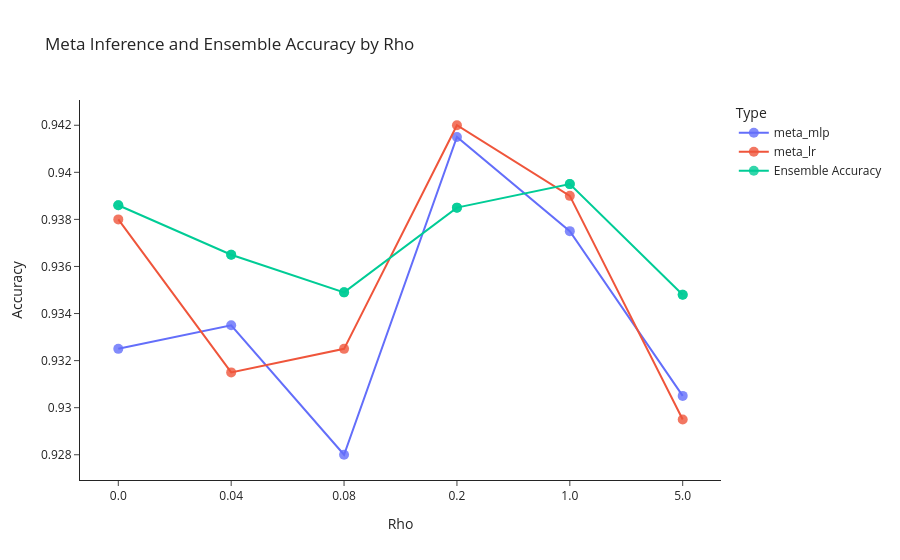

Notebook code for this chart:
### Code cell
# Convert 'tags.rho' to str for categorical axis
plot_df = plot_df.with_columns(
    pl.col("tags.rho").cast(pl.Utf8)
)

fig = px.line(
    plot_df,
    x="tags.rho",  # Now categorical
    y="accuracy",
    color="line_type",
    markers=True,
    title="Meta Inference and Ensemble Accuracy by Rho",
    labels={
        "tags.rho": "Rho",
        "accuracy": "Accuracy",
        "line_type": "Type",
    },
)
fig.update_traces(marker=dict(size=10, opacity=0.8))
fig.update_layout(template="simple_white", xaxis_type="category")
fig.show()

### Figure 1 — Plotly figure (JSON) as saved in the notebook; plotly's stock layout.template omitted (floating-point values rounded to 4 significant figures)
{"data": [{"hovertemplate": "Type=meta_mlp<br>Rho=%{x}<br>Accuracy=%{y}<extra></extra>", "legendgroup": "meta_mlp", "line": {"color": "#636efa", "dash": "solid"}, "marker": {"opacity": 0.8, "size": 10, "symbol": "circle"}, "mode": "lines+markers", "name": "meta_mlp", "orientation": "v", "showlegend": true, "type": "scatter", "x": ["0.0", "0.04", "0.08", "0.2", "1.0", "5.0"], "xaxis": "x", "y": [0.9325, 0.9335, 0.928, 0.9415, 0.9375, 0.9305], "yaxis": "y"}, {"hovertemplate": "Type=meta_lr<br>Rho=%{x}<br>Accuracy=%{y}<extra></extra>", "legendgroup": "meta_lr", "line": {"color": "#EF553B", "dash": "solid"}, "marker": {"opacity": 0.8, "size": 10, "symbol": "circle"}, "mode": "lines+markers", "name": "meta_lr", "orientation": "v", "showlegend": true, "type": "scatter", "x": ["0.0", "0.04", "0.08", "0.2", "1.0", "5.0"], "xaxis": "x", "y": [0.938, 0.9315, 0.9325, 0.942, 0.939, 0.9295], "yaxis": "y"}, {"hovertemplate": "Type=Ensemble Accuracy<br>Rho=%{x}<br>Accuracy=%{y}<extra></extra>", "legendgroup": "Ensemble Accuracy", "line": {"color": "#00cc96", "dash": "solid"}, "marker": {"opacity": 0.8, "size": 10, "symbol": "circle"}, "mode": "lines+markers", "name": "Ensemble Accuracy", "orientation": "v", "showlegend": true, "type": "scatter", "x": ["0.0", "0.0", "0.04", "0.04", "0.08", "0.08", "0.2", "0.2", "1.0", "1.0", "5.0", "5.0"], "xaxis": "x", "y": [0.9386, 0.9386, 0.9365, 0.9365, 0.9349, 0.9349, 0.9385, 0.9385, 0.9395, 0.9395, 0.9348, 0.9348], "yaxis": "y"}], "layout": {"legend": {"title": {"text": "Type"}, "tracegroupgap": 0}, "title": {"text": "Meta Inference and Ensemble Accuracy by Rho"}, "xaxis": {"anchor": "y", "domain": [0, 1], "title": {"text": "Rho"}, "type": "category"}, "yaxis": {"anchor": "x", "domain": [0, 1], "title": {"text": "Accuracy"}}}}
